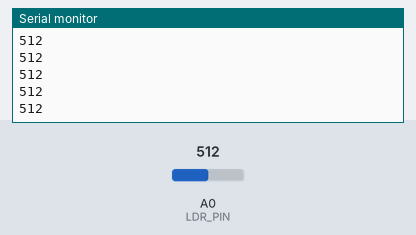
A sketch run on a simulated Arduino Uno, built with avr-gcc and run on an emulated ATmega328P. Shown: the last lines printed to the serial monitor. The inputs (shaded band) are chosen by the test bench; at power-on: A0 (LDR_PIN) = 512.

Above: at 1.2 s.
1.3 s: A0 (LDR_PIN) set to 716
At 2.2 s:
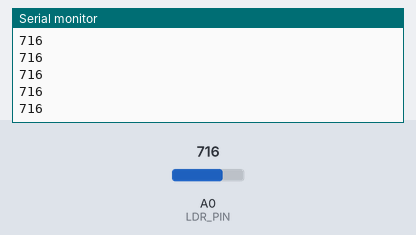
2.8 s: A0 (LDR_PIN) set to 900
At 3.6 s:
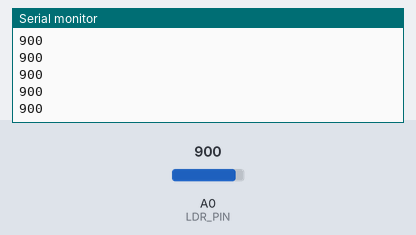
Timing chart, 0 to 5.8 s (numbered marks = the images above; inputs shaded):
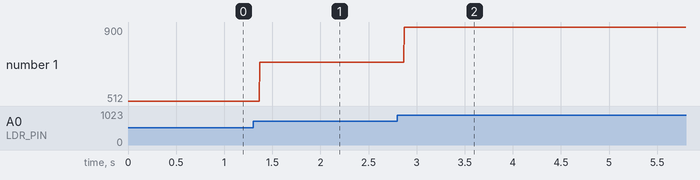

Measured:
- after the input at 1.3 s, the serial monitor: prints a new line after 0.07 s (image 1)
- after the input at 2.8 s, the serial monitor: prints a new line after 0.07 s (image 2)
- plotted number 1: 512 → 716 after the input at 1.3 s, 716 → 900 after the input at 2.8 s

The sketch:

iot_class_1.ino
```cpp
#define LDR_PIN A0

void setup()
{
Serial.begin(9600);
//pinMode(LDR_PIN, INPUT);
}

void loop()
{
int input = analogRead(LDR_PIN);
Serial.println(input);
}
```
